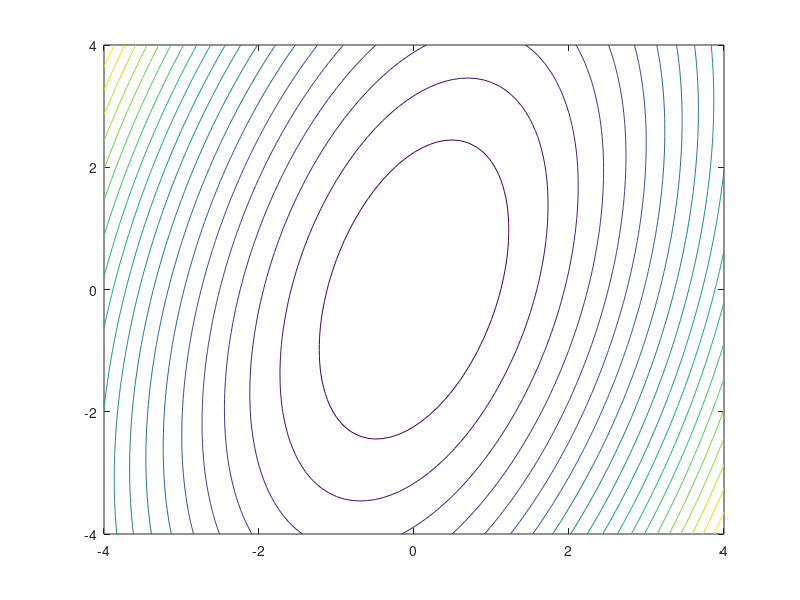

Reproduce this figure in MATLAB. (Note: this script raises an error after producing the figure.)
clear all

A = [2 -0.4; -0.4 0.5];

eig(A)
[X,Y] = meshgrid(-4:.1:4, -4:.1:4);
Z = 0.5*(A(1,1)*X .^2 + 2*A(1,2)*X.*Y + A(2,2)*Y.^2);
%Z = 100*(Y-X.^2).^2+(1-X.^2).^2;

contour(X,Y,Z,20); hold on

X0 = [1;2];

for i=1:10
S = X0 * A

gamma = (S'*S)/(S'*A*S);

X1 = X0 + gamma*S;
plot([X0(1) X1(1)], [X0(2) X1(2)], 'k'); hold on

X0 = X1;
end

hold off
axis equal